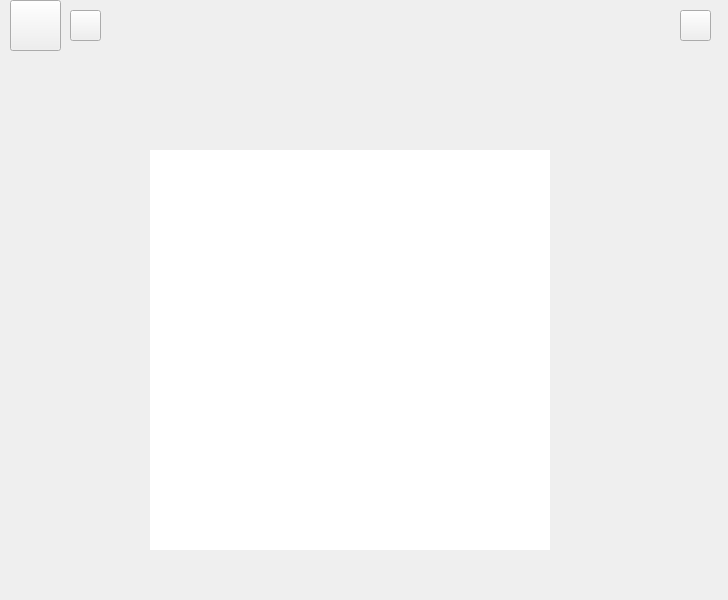
<?xml version="1.0" encoding="UTF-8"?>
<ui version="4.0">
 <class>LayoutWindow</class>
 <widget class="QMainWindow" name="LayoutWindow">
  <property name="geometry">
   <rect>
    <x>0</x>
    <y>0</y>
    <width>728</width>
    <height>600</height>
   </rect>
  </property>
  <property name="windowTitle">
   <string>MainWindow</string>
  </property>
  <widget class="QWidget" name="centralwidget">
   <widget class="QPushButton" name="loadButton">
    <property name="geometry">
     <rect>
      <x>10</x>
      <y>0</y>
      <width>51</width>
      <height>51</height>
     </rect>
    </property>
    <property name="styleSheet">
     <string notr="true">border-image:url(&quot;C:/Users/rkdms/김가은_영상처리/기말/imageUpload.png&quot;);</string>
    </property>
    <property name="text">
     <string/>
    </property>
   </widget>
   <widget class="QPushButton" name="homeButton">
    <property name="geometry">
     <rect>
      <x>680</x>
      <y>10</y>
      <width>31</width>
      <height>31</height>
     </rect>
    </property>
    <property name="styleSheet">
     <string notr="true">border-image:url(&quot;C:/Users/rkdms/김가은_영상처리/기말/home.png&quot;);</string>
    </property>
    <property name="text">
     <string/>
    </property>
   </widget>
   <widget class="QLabel" name="label">
    <property name="geometry">
     <rect>
      <x>150</x>
      <y>150</y>
      <width>400</width>
      <height>400</height>
     </rect>
    </property>
    <property name="styleSheet">
     <string notr="true">background-color: rgb(255, 255, 255);</string>
    </property>
    <property name="text">
     <string/>
    </property>
   </widget>
   <widget class="QPushButton" name="saveButton">
    <property name="geometry">
     <rect>
      <x>70</x>
      <y>10</y>
      <width>31</width>
      <height>31</height>
     </rect>
    </property>
    <property name="styleSheet">
     <string notr="true">border-image:url(&quot;C:/Users/rkdms/김가은_영상처리/기말/save.png&quot;);</string>
    </property>
    <property name="text">
     <string/>
    </property>
   </widget>
  </widget>
 </widget>
 <resources/>
 <connections/>
</ui>
